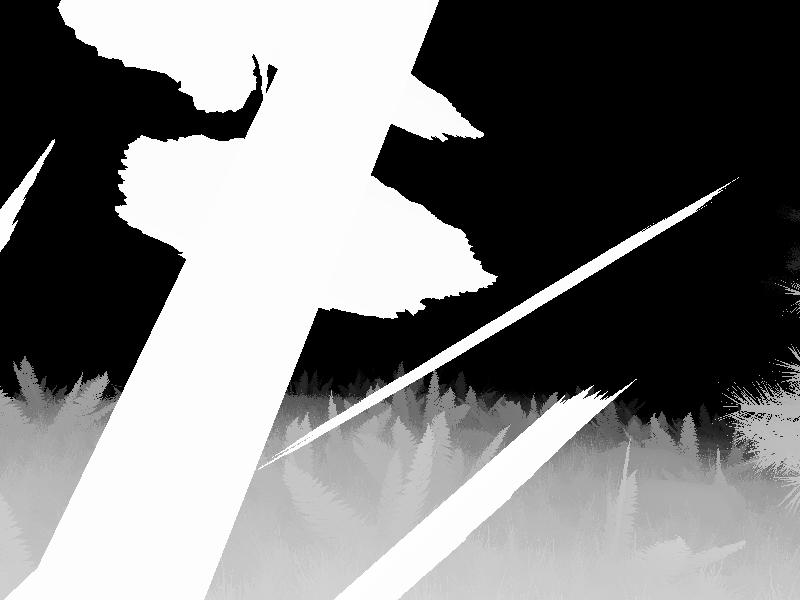
#> input picture frame--depth-0.jpg, 800 x 600 px, found by its file name
$ python tile-1-countnonzero.py
#> lines starting #> are read from the running program, lines starting #| are printed output that depends on the picture
import cv2
import numpy as np
import glob
import os
import sys
import time

imagename = "/home/matt-ip/Desktop/ForestGenerator-1.2/frames/frame--depth-0.jpg"
#print(imagename)
img = cv2.imread(imagename, 0) # 0 params, for grey image; 600x800 image
#> img is the input picture: shape (600, 800); min 0, max 255, mean 124.2
rows, cols = img.shape[:2]  # image height and width
#> rows = 600; cols = 800
#print(img)  # all image pixels value in array
#print(img[10, 10])  # one pixel value in 10,10 coordinate

y1 = 0
x1 = 0
M = rows//20 # image height divided by 20
#> M = 30
N = cols//20 # image width divided by 20
#> N = 40

obstacle = False

for y in range(0,rows,M):
	for x in range(0,cols,N):
		y1 = y + M
		x1 = x + N
		tile = img[y:y+M, x:x+N]

		tile_img_name = "/home/matt-ip/Desktop/auto-forest-nav/img-tiles/img_" + str(x) + '_' + str(y) + ".jpg"

		#cv2.rectangle(img, (x,y), (x1,y1), (0,255,0))
		cv2.imwrite(tile_img_name, tile)

		##tile_img = cv2.imread(tile_img_name, 0)

		thresh = cv2.threshold(tile, 245, 255, cv2.THRESH_BINARY)[1]

		pixels = cv2.countNonZero(thresh)

		if pixels == (M * N):
			print("OBSTACLE DETECTED")
			obstacle = True
			break

	else:
		continue
	break
#> this loop made 1 pass
#> pass 1, `cv2.imwrite(tile_img_name, tile)`:
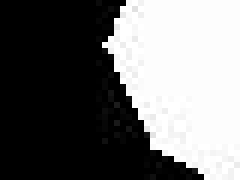
#> saved as img_40_0.jpg: shape (30, 40) (shown 6 times larger); min 0, max 255, mean 110.2
#> after the loop: thresh: shape (30, 40); every value is 255

cv2.imwrite("/home/matt-ip/Desktop/auto-forest-nav/img-tiles/img-tiles.jpg", img)

if obstacle == False:
	print("w")
else:
	print("l")

$ run again, with frame--depth-1.jpg copied over frame--depth-0.jpg
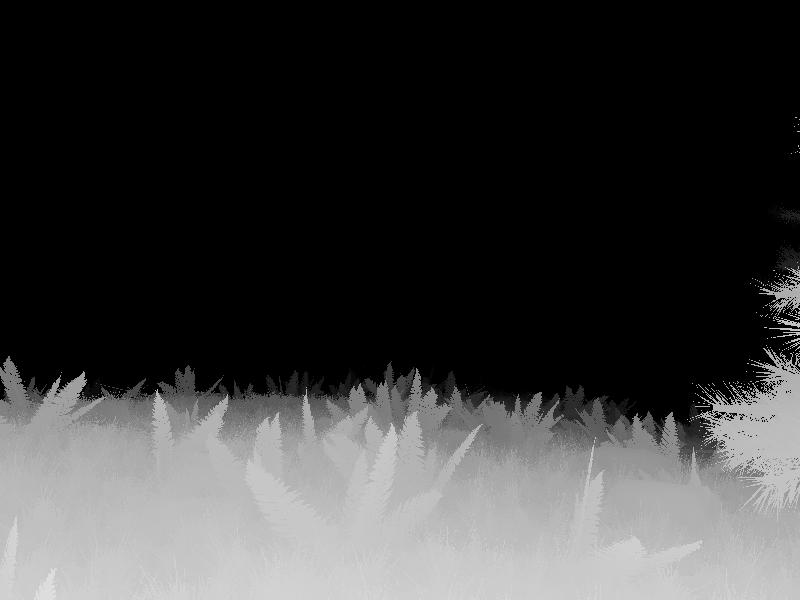
#> input picture frame--depth-1.jpg, 800 x 600 px, found by its file name
#> img is the input picture: shape (600, 800); min 0, max 228, mean 60.4
#> after the loop `for y in range(0,rows,M):`:
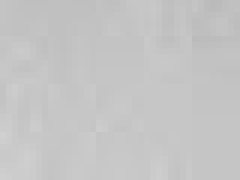
#> tile: shape (30, 40) (shown 6 times larger); min 186, max 208, mean 196.7
